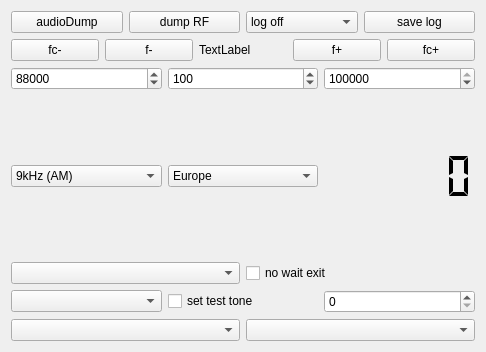
<?xml version="1.0" encoding="UTF-8"?>
<ui version="4.0">
 <class>configWidget</class>
 <widget class="QWidget" name="configWidget">
  <property name="geometry">
   <rect>
    <x>0</x>
    <y>0</y>
    <width>486</width>
    <height>352</height>
   </rect>
  </property>
  <property name="windowTitle">
   <string>configWidget</string>
  </property>
  <layout class="QVBoxLayout" name="verticalLayout">
   <item>
    <layout class="QHBoxLayout" name="horizontalLayout_2">
     <item>
      <widget class="QPushButton" name="audioDumpButton">
       <property name="text">
        <string>audioDump</string>
       </property>
      </widget>
     </item>
     <item>
      <widget class="QPushButton" name="dumpButton">
       <property name="text">
        <string>dump RF</string>
       </property>
      </widget>
     </item>
     <item>
      <widget class="QComboBox" name="loggingButton">
       <item>
        <property name="text">
         <string>log off</string>
        </property>
       </item>
       <item>
        <property name="text">
         <string>Log 1 sec</string>
        </property>
       </item>
       <item>
        <property name="text">
         <string>Log 2 sec</string>
        </property>
       </item>
       <item>
        <property name="text">
         <string>Log 3 sec</string>
        </property>
       </item>
      </widget>
     </item>
     <item>
      <widget class="QPushButton" name="logSaving">
       <property name="text">
        <string>save log</string>
       </property>
      </widget>
     </item>
    </layout>
   </item>
   <item>
    <layout class="QHBoxLayout" name="horizontalLayout">
     <item>
      <widget class="QPushButton" name="fc_minus">
       <property name="text">
        <string>fc-</string>
       </property>
      </widget>
     </item>
     <item>
      <widget class="QPushButton" name="f_minus">
       <property name="text">
        <string>f-</string>
       </property>
      </widget>
     </item>
     <item>
      <widget class="QLabel" name="incrementFlag">
       <property name="text">
        <string>TextLabel</string>
       </property>
      </widget>
     </item>
     <item>
      <widget class="QPushButton" name="f_plus">
       <property name="text">
        <string>f+</string>
       </property>
      </widget>
     </item>
     <item>
      <widget class="QPushButton" name="fc_plus">
       <property name="text">
        <string>fc+</string>
       </property>
      </widget>
     </item>
    </layout>
   </item>
   <item>
    <layout class="QHBoxLayout" name="horizontalLayout_3">
     <item>
      <widget class="QSpinBox" name="minimumSelect">
       <property name="maximum">
        <number>110000</number>
       </property>
       <property name="singleStep">
        <number>100</number>
       </property>
       <property name="value">
        <number>88000</number>
       </property>
      </widget>
     </item>
     <item>
      <widget class="QSpinBox" name="fm_increment">
       <property name="maximum">
        <number>1000</number>
       </property>
       <property name="singleStep">
        <number>10</number>
       </property>
       <property name="value">
        <number>100</number>
       </property>
      </widget>
     </item>
     <item>
      <widget class="QSpinBox" name="maximumSelect">
       <property name="maximum">
        <number>140000</number>
       </property>
       <property name="singleStep">
        <number>100</number>
       </property>
       <property name="value">
        <number>110000</number>
       </property>
      </widget>
     </item>
    </layout>
   </item>
   <item>
    <layout class="QHBoxLayout" name="horizontalLayout_4">
     <item>
      <widget class="QComboBox" name="fmFilterSelect">
       <property name="toolTip">
        <string>&lt;html&gt;&lt;head/&gt;&lt;body&gt;&lt;p&gt;Filter, applied to the incoming raw signal to isolate the FM signal from the noise around it&lt;/p&gt;&lt;p&gt;&lt;br/&gt;&lt;/p&gt;&lt;/body&gt;&lt;/html&gt;</string>
       </property>
       <item>
        <property name="text">
         <string>9kHz (AM)</string>
        </property>
       </item>
       <item>
        <property name="text">
         <string>15kHz</string>
        </property>
       </item>
       <item>
        <property name="text">
         <string>25kHz</string>
        </property>
       </item>
       <item>
        <property name="text">
         <string>35kHz</string>
        </property>
       </item>
       <item>
        <property name="text">
         <string>45kHz</string>
        </property>
       </item>
       <item>
        <property name="text">
         <string>55kHz</string>
        </property>
       </item>
       <item>
        <property name="text">
         <string>65kHz</string>
        </property>
       </item>
       <item>
        <property name="text">
         <string>75kHz</string>
        </property>
       </item>
       <item>
        <property name="text">
         <string>90kHz</string>
        </property>
       </item>
       <item>
        <property name="text">
         <string>115kHz</string>
        </property>
       </item>
       <item>
        <property name="text">
         <string>140kHz</string>
        </property>
       </item>
       <item>
        <property name="text">
         <string>165kHz</string>
        </property>
       </item>
       <item>
        <property name="text">
         <string>190kHz</string>
        </property>
       </item>
       <item>
        <property name="text">
         <string>Off</string>
        </property>
       </item>
      </widget>
     </item>
     <item>
      <widget class="QComboBox" name="countrySelector">
       <property name="toolTip">
        <string>&lt;html&gt;&lt;head/&gt;&lt;body&gt;&lt;p&gt;Select region to choose the suitable RDS PTY code&lt;/p&gt;&lt;/body&gt;&lt;/html&gt;</string>
       </property>
       <item>
        <property name="text">
         <string>Europe</string>
        </property>
       </item>
       <item>
        <property name="text">
         <string>USA</string>
        </property>
       </item>
      </widget>
     </item>
     <item>
      <widget class="QLCDNumber" name="cpuMonitor">
       <property name="toolTip">
        <string>&lt;html&gt;&lt;head/&gt;&lt;body&gt;&lt;p&gt;cpu load . This number tells the overall CPU load.&lt;/p&gt;&lt;/body&gt;&lt;/html&gt;</string>
       </property>
       <property name="frameShape">
        <enum>QFrame::NoFrame</enum>
       </property>
       <property name="digitCount">
        <number>6</number>
       </property>
       <property name="segmentStyle">
        <enum>QLCDNumber::Flat</enum>
       </property>
      </widget>
     </item>
    </layout>
   </item>
   <item>
    <layout class="QHBoxLayout" name="horizontalLayout_5">
     <item>
      <widget class="QComboBox" name="fmDeemphasisSelector">
       <property name="toolTip">
        <string>&lt;html&gt;&lt;head/&gt;&lt;body&gt;&lt;p&gt;the deemphasis filter&lt;/p&gt;&lt;p&gt;&lt;br/&gt;&lt;/p&gt;&lt;/body&gt;&lt;/html&gt;</string>
       </property>
      </widget>
     </item>
     <item>
      <widget class="QCheckBox" name="closeDirect">
       <property name="text">
        <string>no wait exit</string>
       </property>
      </widget>
     </item>
    </layout>
   </item>
   <item>
    <layout class="QHBoxLayout" name="horizontalLayout_6">
     <item>
      <widget class="QComboBox" name="fmDecoderSelector"/>
     </item>
     <item>
      <widget class="QCheckBox" name="cbTestTone">
       <property name="toolTip">
        <string>&lt;html&gt;&lt;head/&gt;&lt;body&gt;&lt;p&gt;Enable/disable calibration test tone (consisting of short tone pings) to optimize the set up of the peak level delay setting&lt;/p&gt;&lt;/body&gt;&lt;/html&gt;</string>
       </property>
       <property name="text">
        <string>set test tone</string>
       </property>
      </widget>
     </item>
     <item>
      <widget class="QSpinBox" name="sbDispDelay">
       <property name="toolTip">
        <string>&lt;html&gt;&lt;head/&gt;&lt;body&gt;&lt;p&gt;Delay, in steps of 20 msec, for the peak level meter. Calibrate with the test tone generator the optimal setting, i.e. until the peak level correlates with the signal tone.&lt;/p&gt;&lt;/body&gt;&lt;/html&gt;</string>
       </property>
      </widget>
     </item>
    </layout>
   </item>
   <item>
    <layout class="QHBoxLayout" name="horizontalLayout_7">
     <item>
      <widget class="QComboBox" name="streamOutSelector"/>
     </item>
     <item>
      <widget class="QComboBox" name="cbThemes"/>
     </item>
    </layout>
   </item>
  </layout>
 </widget>
 <resources/>
 <connections/>
</ui>
